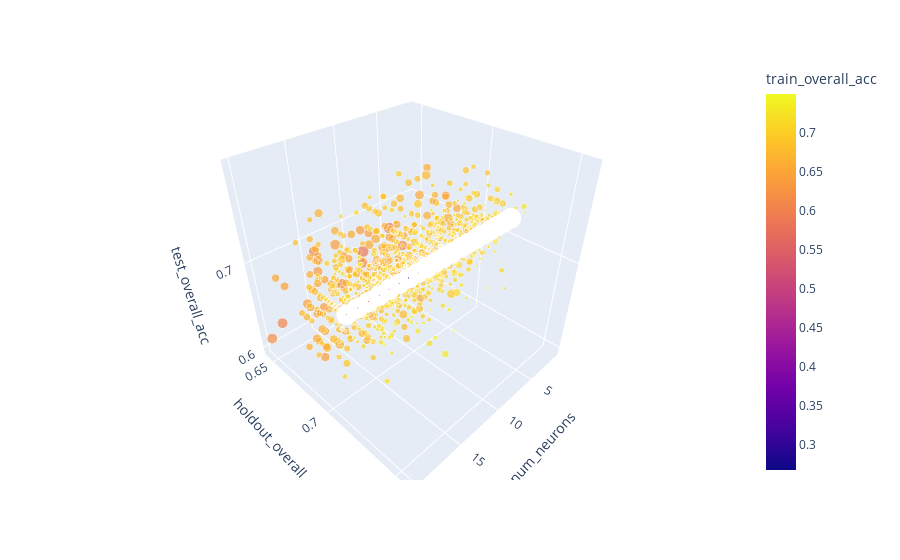

Notebook code cell kept with this figure:
### Code cell
# clustering_features = ["train_overall_acc mean", "validation_overall_acc mean", "holdout_overall_acc mean"]
clustering_features = ["test_overall_acc", "validation_overall_acc", "holdout_overall_acc", "diffs"]

# df_cluster = df_grouped.copy().reset_index()
# df_cluster.columns = [' '.join(col).strip() for col in df_cluster.columns.values]
df_cluster = df_filtered.copy().reset_index()
df_cluster["architecture"] = df_cluster["num_neurons"].astype(str) + ' ' + df_cluster["activation_name"] 
datasets = df_cluster["dataset"].unique().tolist()
# print(datasets)
chosen_dataset = datasets[-4]
chosen_dataset = 'ilpd'
df_cluster = df_cluster[(df_cluster["dataset"] == chosen_dataset) & (df_cluster["num_neurons"] <= 20)]

from sklearn.cluster import DBSCAN, OPTICS, KMeans
from sklearn.preprocessing import StandardScaler, MinMaxScaler
from sklearn import metrics


X = df_cluster[clustering_features].values.copy()
X = MinMaxScaler().fit_transform(X)

# db = OPTICS().fit(X)
# db = DBSCAN().fit(X)
db = KMeans(2).fit(X)
# df_cluster["cluster"] = clusterizer.p
# core_samples_mask = np.zeros_like(db.labels_, dtype=bool)
# core_samples_mask[db.core_sample_indices_] = True
labels = db.labels_
df_cluster["cluster_label"] = db.labels_
df_cluster["cluster_label"] = pd.Categorical(df_cluster["cluster_label"])

# Number of clusters in labels, ignoring noise if present.
n_clusters_ = len(set(labels)) - (1 if -1 in labels else 0)
n_noise_ = list(labels).count(-1)

print(f"Chosen dataset: {chosen_dataset}")
print(f"datapoints: {X.shape}")
print("Estimated number of clusters: %d" % n_clusters_)
print("Estimated number of noise points: %d" % n_noise_)
print("Silhouette Coefficient: %0.3f" % metrics.silhouette_score(X, labels))

# px.scatter_3d(df_cluster, x="train_overall_acc mean", y="validation_overall_acc mean", z="holdout_overall_acc mean", color="diffs mean", size="cluster_label", height=1000)
# px.scatter_3d(df_cluster, x="test_overall_acc", y="validation_overall_acc", z="holdout_overall_acc", color="cluster_label", size="diffs", height=700)
px.scatter_3d(df_cluster, x="num_neurons", y="holdout_overall_acc", z="test_overall_acc", color="train_overall_acc", size="diffs")

# px.scatter(df_cluster, x="train_overall_acc mean", y="holdout_overall_acc mean", color="cluster_label")
# df_cluster

### Figure 1 — Plotly figure (JSON) as saved in the notebook; plotly's stock layout.template omitted (floating-point values rounded to 4 significant figures; data arrays with more than 128 entries replaced by an {"elided": "..."} marker saying what was removed)
{"data": [{"hovertemplate": "num_neurons=%{x}<br>holdout_overall_acc=%{y}<br>test_overall_acc=%{z}<br>diffs=%{marker.size}<br>train_overall_acc=%{marker.color}<extra></extra>", "legendgroup": "", "marker": {"color": {"elided": "20160 float values"}, "coloraxis": "coloraxis", "size": {"elided": "20160 float values"}, "sizemode": "area", "sizeref": 0.0007519, "symbol": "circle"}, "mode": "markers", "name": "", "scene": "scene", "showlegend": false, "type": "scatter3d", "x": {"elided": "20160 int values"}, "y": {"elided": "20160 float values"}, "z": {"elided": "20160 float values"}}], "layout": {"coloraxis": {"colorbar": {"title": {"text": "train_overall_acc"}}, "colorscale": [[0, "#0d0887"], [0.1111, "#46039f"], [0.2222, "#7201a8"], [0.3333, "#9c179e"], [0.4444, "#bd3786"], [0.5556, "#d8576b"], [0.6667, "#ed7953"], [0.7778, "#fb9f3a"], [0.8889, "#fdca26"], [1, "#f0f921"]]}, "legend": {"itemsizing": "constant", "tracegroupgap": 0}, "margin": {"t": 60}, "scene": {"domain": {"x": [0, 1], "y": [0, 1]}, "xaxis": {"title": {"text": "num_neurons"}}, "yaxis": {"title": {"text": "holdout_overall_acc"}}, "zaxis": {"title": {"text": "test_overall_acc"}}}}}
